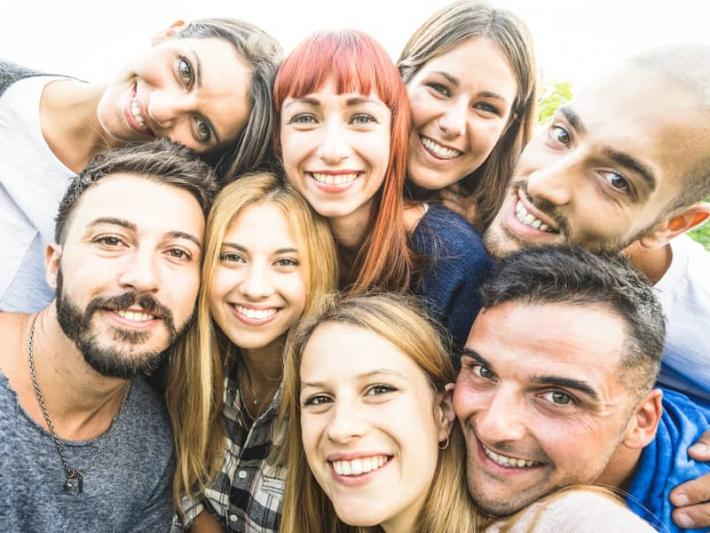
#> input picture Resources/face1.jpg, 710 x 533 px; its folder holds only this picture in this run
$ python 'Face Detection.py'
#> lines starting #> are read from the running program, lines starting #| are printed output that depends on the picture; after the words box and inside, x2 and y2 are one past the last pixel; in counts of white or black regions, pixels touching at a corner belong together
# -*- coding: utf-8 -*-
"""
Created on Mon Nov 29 14:34:10 2021

@author: User
"""
import cv2, os
import glob

faceCascade= cv2.CascadeClassifier("Resources\haarcascade_frontalface_default.xml")
eye_cascade = cv2.CascadeClassifier('Resources\haarcascade_eye.xml')


def detect(images_path, save_dir):
#> called with images_path = '.\\Resources', save_dir = '.\\Predicted face'
    if not os.path.exists(save_dir):
        os.mkdir(save_dir)

    images = glob.glob(images_path + "\*.jpg")
    for image in images:
        image_name = image.split('\\')[-1]

        img = cv2.imread(image)
#> img is the input picture: shape (533, 710, 3); mean B, G, R 153.5, 167.3, 186.4
        imgGray = cv2.cvtColor(img,cv2.COLOR_BGR2GRAY)
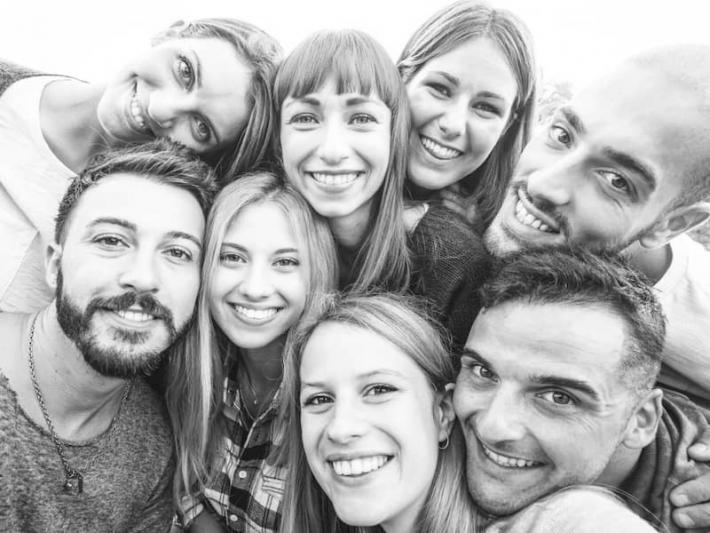
#> imgGray: shape (533, 710); min 11, max 255, mean 171.4
        faces = faceCascade.detectMultiScale(imgGray,
                                             scaleFactor=1.1,
                                             minNeighbors=4,)
#> faces = [[123, 428, 56, 56], [188, 206, 139, 139], [391, 45, 138, 138], [261, 60, 150, 150], [276, 325, 177, 177], [49, 176, 176, 176], [420, 312, 213, 213]]

        for (x,y,w,h) in faces:
            cv2.rectangle(img,(x,y),(x+w,y+h), (255,0,0), 2)
            roi_imgGray = imgGray[y:y+h, x:x+w]

            eyes = eye_cascade.detectMultiScale(roi_imgGray,
                                                scaleFactor=1.02,
                                                minNeighbors=3,
                                                minSize=(40,40),)
            for (ex,ey,ew,eh) in eyes:
                img = cv2.rectangle(img,(x+ex,y+ey),(x+ex+ew,y+ey+eh),(0,255,0),2)
#> this loop made 7 passes
#> (x, y, w, h, eyes) on passes 2 to 7: (188, 206, 139, 139, [[20, 28, 47, 47], [73, 34, 45, 45]]), (391, 45, 138, 138, [[25, 21, 45, 45], [71, 41, 42, 42]]), (261, 60, 150, 150, [[77, 38, 44, 44], [19, 32, 47, 47]]), (276, 325, 177, 177, [[77, 42, 48, 48], [20, 52, 46, 46], [89, 112, 42, 42]]), (49, 176, 176, 176, [[34, 39, 53, 53], [103, 55, 46, 46]]), (420, 312, 213, 213, [[35, 34, 51, 51], [105, 55, 60, 60]])
#> pass 1, in detect, `roi_imgGray = imgGray[y:y+h, x:x+w]`:
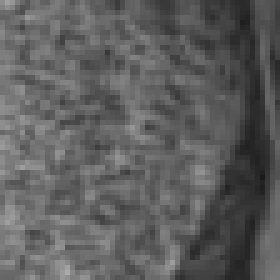
#> roi_imgGray: shape (56, 56) (shown 5 times larger); min 26, max 170, mean 94.1
#> pass 2, in detect, `roi_imgGray = imgGray[y:y+h, x:x+w]`:
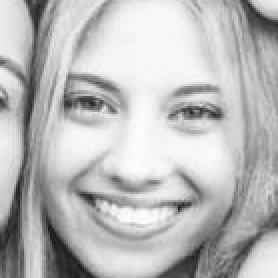
#> roi_imgGray: shape (139, 139) (shown 2 times larger); min 25, max 254, mean 185.8
#> pass 3, in detect, `roi_imgGray = imgGray[y:y+h, x:x+w]`:
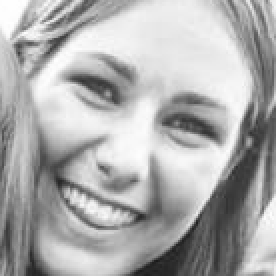
#> roi_imgGray: shape (138, 138) (shown 2 times larger); min 25, max 254, mean 172.7
#> after the loop:
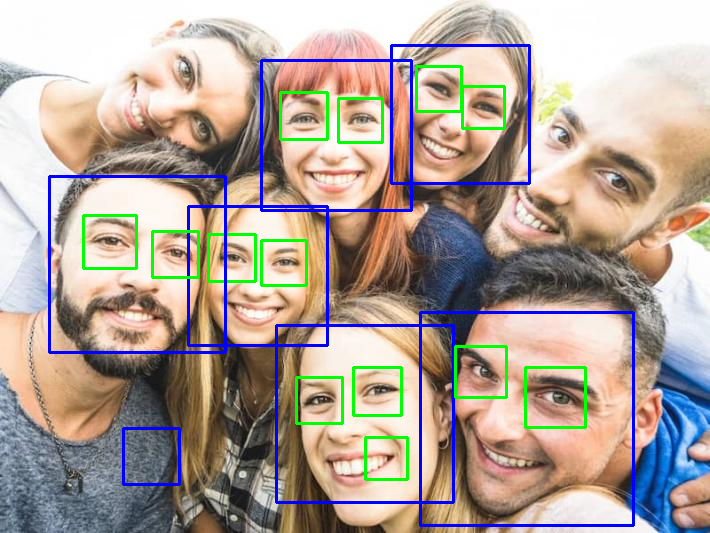
#> img: shape (533, 710, 3); 5.2% of pixels changed, all inside (x1, y1, x2, y2) = (48, 44, 635, 527)
#> after the loop:
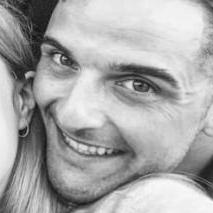
#> roi_imgGray: shape (213, 213); min 12, max 252, mean 168.7

        #cv2.imshow("Result", img)
        #cv2.waitKey(0)
        save_path = save_dir + '\\' + image_name
        cv2.imwrite(save_path, img)
        print(save_path)

if __name__ == '__main__':
    images_path = ".\Resources"
    save_dir = '.\Predicted face'

    detect(images_path, save_dir)

$ run again, on Resources/face2.jpg
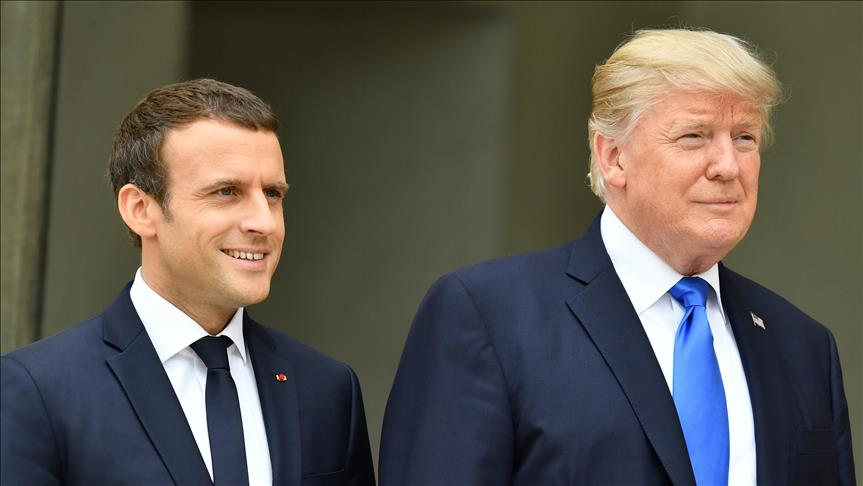
#> input picture Resources/face2.jpg, 863 x 486 px
#> in detect, img is the input picture: shape (486, 863, 3); mean B, G, R 80.6, 87.4, 91.2
#> faces = [[630, 72, 166, 166], [157, 131, 164, 164]]
#> the loop in detect, `for (x,y,w,h) in faces:` made 2 passes
#> (x, y, w, h, eyes) on passes 1 to 2: (630, 72, 166, 166, [[94, 43, 43, 43], [38, 32, 56, 56]]), (157, 131, 164, 164, [[44, 35, 52, 52], [68, 100, 46, 46], [82, 38, 49, 49]])
#> pass 1, in detect, `roi_imgGray = imgGray[y:y+h, x:x+w]`:
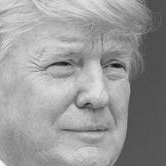
#> roi_imgGray: shape (166, 166); min 11, max 247, mean 153.1
#> after the loop in detect, `for (x,y,w,h) in faces:`:
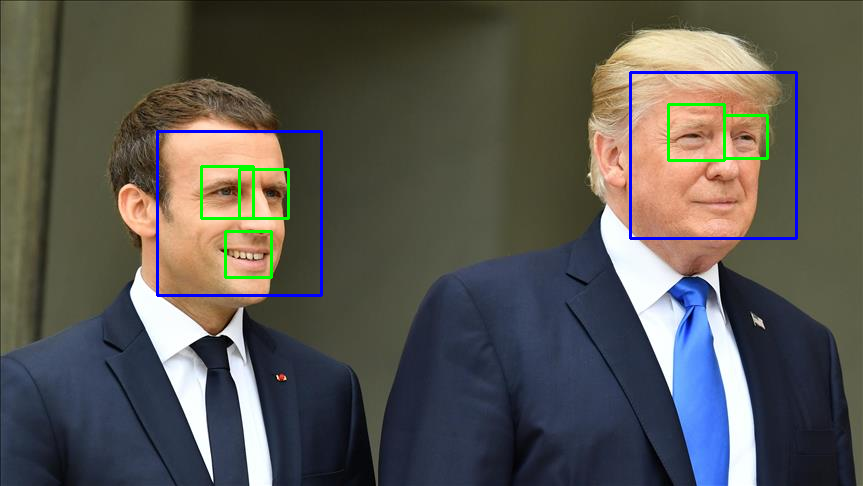
#> img: shape (486, 863, 3); 1.6% of pixels changed, all inside (x1, y1, x2, y2) = (156, 71, 798, 297)

$ run again, on Resources/face3.jpg
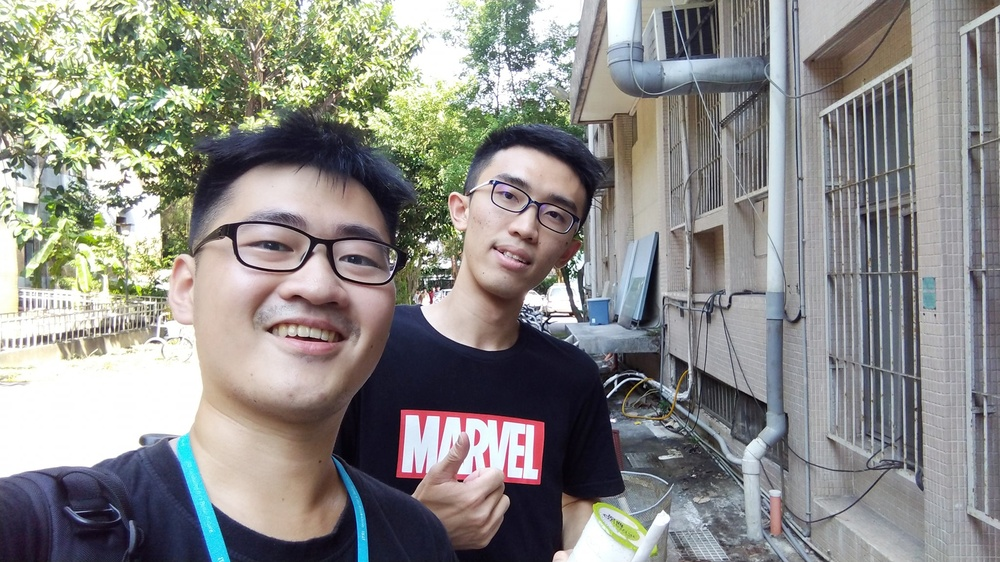
#> input picture Resources/face3.jpg, 1000 x 562 px, shrunk from 2048 x 1152 before the run
#> in detect, img is the input picture: shape (562, 1000, 3); mean B, G, R 135.1, 138.8, 139.6
#> faces = [[458, 148, 141, 141], [187, 159, 224, 224]]
#> the loop in detect, `for (x,y,w,h) in faces:` made 2 passes
#> (x, y, w, h, eyes) on pass 1: (458, 148, 141, 141, [[24, 21, 53, 53]])
#> pass 1, in detect, `roi_imgGray = imgGray[y:y+h, x:x+w]`:
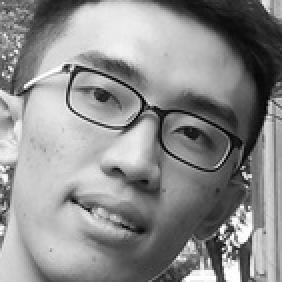
#> roi_imgGray: shape (141, 141) (shown 2 times larger); min 2, max 255, mean 140.7
#> after the loop in detect, `for (x,y,w,h) in faces:`:
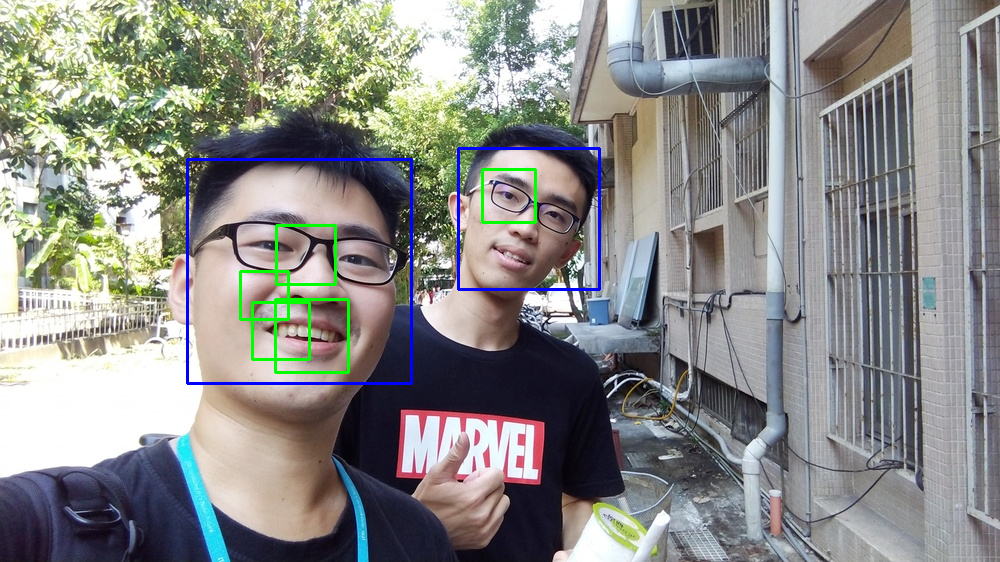
#> img: shape (562, 1000, 3); 1.38% of pixels changed, all inside (x1, y1, x2, y2) = (186, 147, 601, 385)
